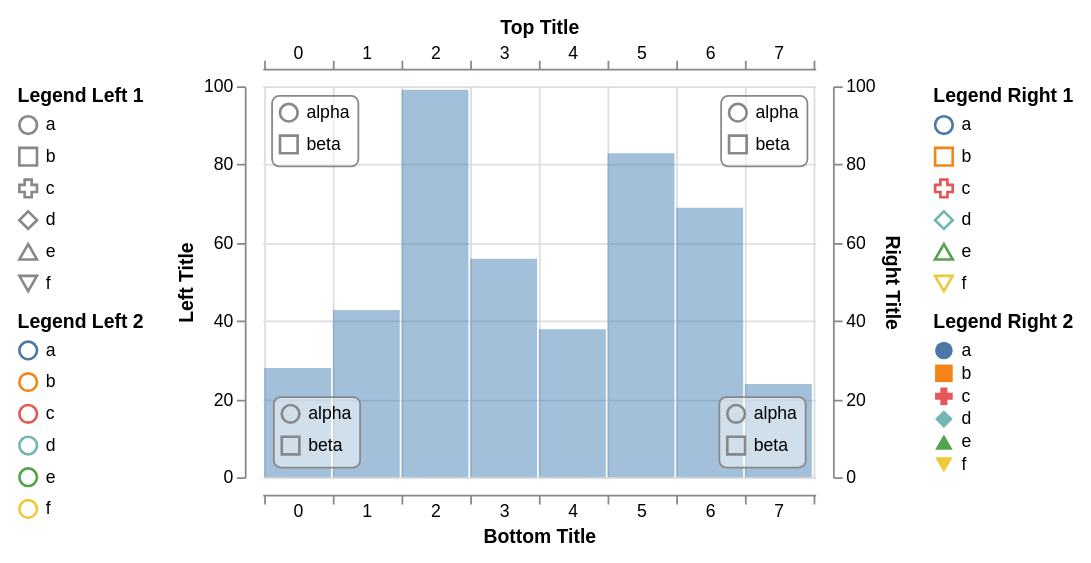

Vega-Lite specification for this chart:
### Vega specification from a JSON file in a GitHub repository (floating-point values rounded to 4 significant figures)
{"$schema": "https://vega.github.io/schema/vega/v3.0.json", "width": 600, "height": 300, "padding": 10, "autosize": "fit", "config": {"axisBand": {"bandPosition": 1, "labelPadding": -1, "tickExtra": true}}, "signals": [{"name": "active", "value": null, "on": [{"events": {"marktype": "rect", "type": "mouseover"}, "update": "datum"}, {"events": {"marktype": "rect", "type": "mouseout"}, "update": "null"}]}], "data": [{"name": "values", "values": [{"x": 0, "y": 28}, {"x": 1, "y": 43}, {"x": 2, "y": 99}, {"x": 3, "y": 56}, {"x": 4, "y": 38}, {"x": 5, "y": 83}, {"x": 6, "y": 69}, {"x": 7, "y": 24}]}], "scales": [{"name": "xscale", "type": "band", "range": [0, {"signal": "width"}], "round": true, "domain": {"data": "values", "field": "x"}}, {"name": "yscale", "type": "linear", "range": [{"signal": "height"}, 0], "round": true, "domain": {"data": "values", "field": "y"}, "zero": true, "nice": true}, {"name": "shapeScale", "type": "ordinal", "domain": ["a", "b", "c", "d", "e", "f"], "range": ["circle", "square", "cross", "diamond", "triangle-up", "triangle-down"]}, {"name": "colorScale", "type": "ordinal", "domain": ["a", "b", "c", "d", "e", "f"], "range": "category"}, {"name": "innerScale", "type": "ordinal", "domain": ["alpha", "beta"], "range": ["circle", "square"]}], "axes": [{"scale": "yscale", "orient": "left", "tickCount": 5, "grid": false, "domain": true, "title": "Left Title", "offset": 10}, {"scale": "yscale", "orient": "right", "tickCount": 5, "grid": true, "domain": true, "title": "Right Title", "offset": 10}, {"scale": "xscale", "orient": "top", "grid": false, "domain": true, "title": "Top Title", "offset": 10}, {"scale": "xscale", "orient": "bottom", "grid": true, "domain": true, "title": "Bottom Title", "offset": 10}], "legends": [{"shape": "shapeScale", "stroke": "colorScale", "title": "Legend Right 1"}, {"shape": "shapeScale", "fill": "colorScale", "orient": "right", "title": "Legend Right 2"}, {"shape": "shapeScale", "orient": "left", "title": "Legend Left 1"}, {"stroke": "colorScale", "orient": "left", "title": "Legend Left 2"}, {"shape": "innerScale", "orient": "top-left", "offset": 5, "padding": 4, "encode": {"legend": {"enter": {"fill": {"value": "#fff"}, "fillOpacity": {"value": 0.5}, "stroke": {"value": "#888"}, "cornerRadius": {"value": 4}}}}}, {"shape": "innerScale", "orient": "top-right", "offset": 5, "padding": 4, "encode": {"legend": {"enter": {"fill": {"value": "#fff"}, "fillOpacity": {"value": 0.5}, "stroke": {"value": "#888"}, "cornerRadius": {"value": 4}}}}}, {"shape": "innerScale", "orient": "bottom-left", "offset": 6, "padding": 4, "encode": {"legend": {"enter": {"fill": {"value": "#fff"}, "fillOpacity": {"value": 0.5}, "stroke": {"value": "#888"}, "cornerRadius": {"value": 4}}}}}, {"shape": "innerScale", "orient": "bottom-right", "interactive": true, "offset": 6, "padding": 4, "encode": {"legend": {"enter": {"fill": {"value": "#fff"}, "fillOpacity": {"value": 0.5}, "stroke": {"value": "#888"}, "cornerRadius": {"value": 4}}, "update": {"stroke": {"value": "#888"}}, "hover": {"stroke": {"value": "#f8f"}}}}}], "marks": [{"type": "rect", "from": {"data": "values"}, "encode": {"update": {"x": {"scale": "xscale", "field": "x"}, "width": {"scale": "xscale", "band": 1, "offset": -1}, "y": {"scale": "yscale", "field": "y"}, "y2": {"scale": "yscale", "value": 0}, "fill": {"value": "steelblue"}, "fillOpacity": {"value": 0.5}, "stroke": {"color": {"l": {"value": 50}, "a": {"value": 100}, "b": {"value": -20}}}, "strokeWidth": [{"test": "datum===active", "value": 5}, {"value": 0}]}}}]}
